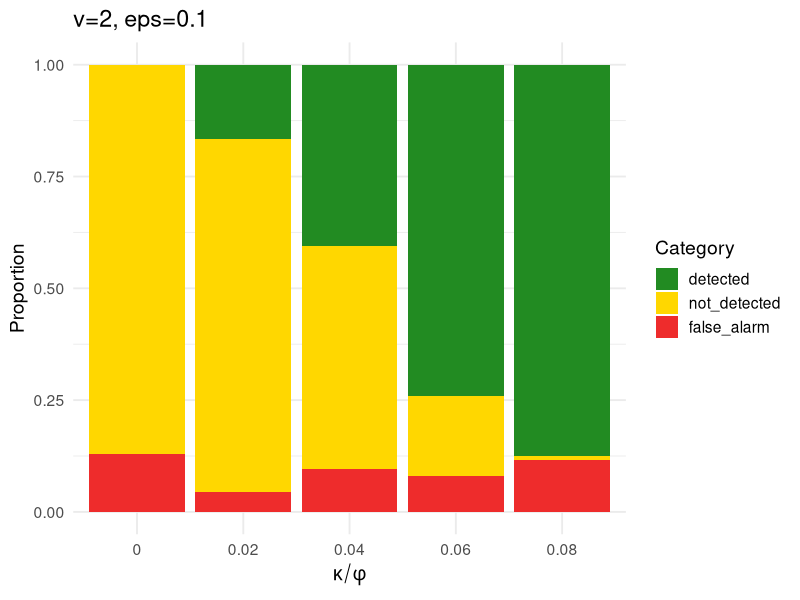
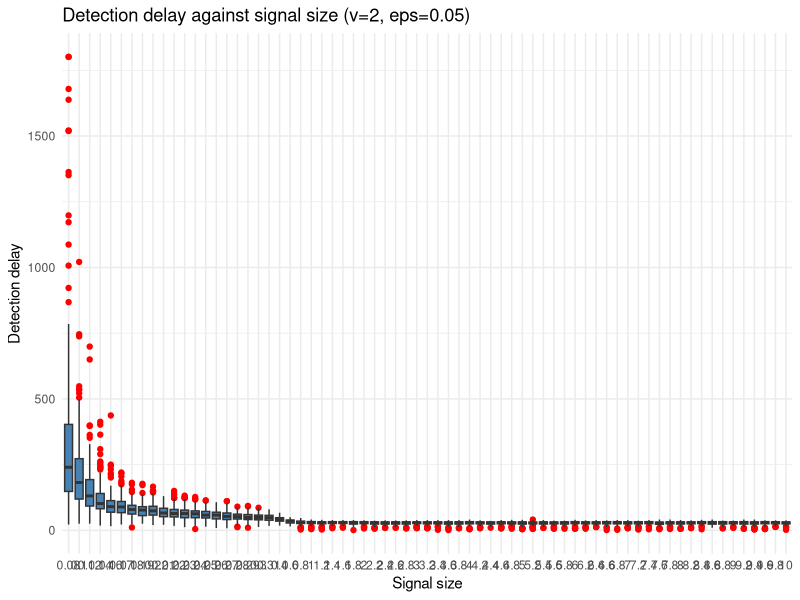
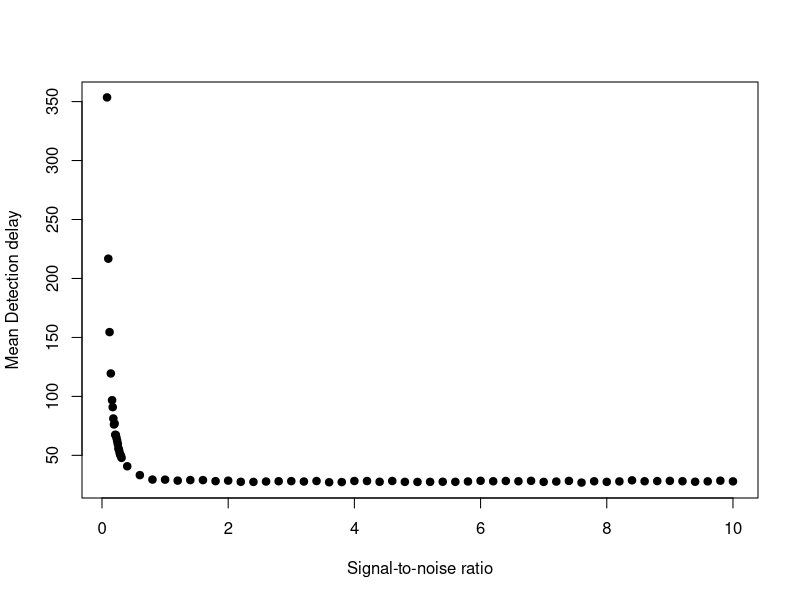
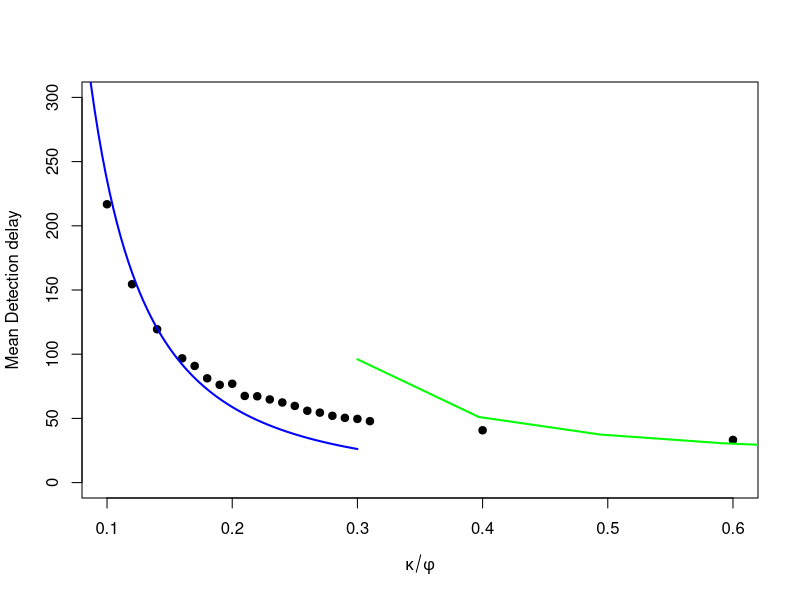

Here is the R script that generated these plots, in order:
library(ggplot2)
library(tidyr)
library(dplyr)
library(tibble)

# Read CSV with no header
data1 <- read.csv("data/Latest_format/locations_v2e10all.csv")

# ==== Data treatment ====
data2 <- read.csv("data/Latest_format/rawdata/locations_v2e10final.csv", header = FALSE)
data_bars<-data2
data_bars[data_bars == -1] <- 2401

detected_long <- data_bars %>%
  mutate(snr = c(0:15)/50) %>%
  pivot_longer(-snr, values_to = "stoppingT")
colnames(detected_long)[2]<-"trial"

total<-rbind(data1,as.data.frame(detected_long))
total<-total[order(total$snr),]

#write.csv(total,"data/Latest_format/locations_v2e10all.csv", row.names = FALSE)
write.csv(detected_long,
          "data/Latest_format/locations_v2e10_1000sim.csv", row.names = FALSE)

# ==== Proportion plot ====
# Function to compute proportions for each row
get_proportions <- function(x) {
  total <- length(x)
  c(
    not_detected = sum(x >= 2400) / total,
    false_alarm = sum(x >= 0 & x <= 600) / total,
    detected = sum(x > 600 & x < 2400) / total
  )
}

# Apply row-wise
# Group by snr and compute proportions
props <- data1 %>%
  filter(snr<=0.08) %>%
  group_by(snr) %>%
  reframe(
    tibble::as_tibble_row(get_proportions(stoppingT))
  )

props$false_alarm[1]<-props$false_alarm[1]+props$detected[1]
props$detected[1]<-0

props_longer<- props %>%
  pivot_longer(
    cols = c(not_detected, false_alarm, detected),
    names_to = "category",
    values_to = "proportion") %>%
  mutate(category = factor(category,
                           levels = c("detected","not_detected","false_alarm")))

ggplot(props_longer, aes(x = factor(snr), y = proportion, fill = category)) +
  geom_bar(stat = "identity") +
  labs(
    x = expression(kappa/phi),
    y = "Proportion",
    fill = "Category",
    title = "v=2, eps=0.1"
  ) +
  scale_fill_manual(
    values = c(
      false_alarm  = "firebrick2",
      not_detected = "gold",
      detected     = "forestgreen"
    )
  ) +
  theme_minimal(base_size = 14)

# ==== Boxplot ====
detected_long <- data1 %>%
  filter(stoppingT > 600, snr>=0.08) %>%
  mutate(snr = factor(snr))

ggplot(detected_long, aes(x = snr, y = stoppingT-600)) +
  geom_boxplot(fill = "steelblue", outlier.color = "red") +
  labs(x = "Signal size", y = "Detection delay", title = "Detection delay against signal size (v=2, eps=0.05)") +
  theme_minimal()

# ====== Mean plot =====
detected_long <- data1 %>%
  filter(snr >=0.08)%>%
  filter(stoppingT > 600)

result <- detected_long %>%
  group_by(snr) %>%
  summarise(meanT = mean(stoppingT))

result$meanT<-result$meanT-600

mod<-lm(meanT~I((snr)^(-2))+0, data=result[result$snr<=0.3,])
summary(mod)

mod2<-lm(meanT~I((log(snr*4.582576))^(-1))+0, data=result[result$snr>=0.3,])
#mod2<-lm(meanT~I((log(snr*6))^(-1))+0, data=result[result$snr>=0.2,])
summary(mod2)

plot(result$snr, result$meanT,
     xlab = "Signal-to-noise ratio",
     ylab = "Mean Detection delay",
     pch = 19)

plot(result$snr, result$meanT,
     xlab = expression(kappa/phi),
     ylab = "Mean Detection delay",
     pch = 19, xlim=c(0.1,0.6), ylim=c(0,300))

# add fitted regression line
curve(predict(mod, newdata = data.frame(snr = x)), from = 0,
      to = 0.3,add = TRUE, lwd = 2, col = "blue")

curve(predict(mod2, newdata = data.frame(snr = x)), from = 0.3,
      to = 10,add = TRUE, lwd = 2, col = "green")
